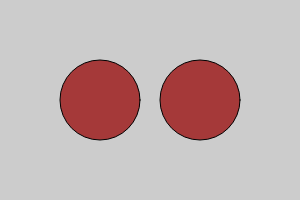
Frame 1 (no input)
Frame 60 (no input): identical to frame 1, image omitted
Frame 120 (the mouse pressed at the canvas centre since frame 60): identical to frame 1, image omitted

The p5.js sketch that drew this single still picture (run headless with seeded random() and noise() and a simulated clock; from frame 60 on, the mouse is pressed at the canvas centre):

// p5.js sketch
// ── sketch.js
// Getting Started with p5.js
// Lauren McCarthy, Casey Reas, Ben Fry

// Example 2-1: comments

function setup() {
  createCanvas(300, 200);
}

function draw() {
  background(204);
  fill(165, 57, 57);
  // fill(144, 39, 39);
  // fill(40, 209, 10);
  ellipse(100, 100, 80, 80); // left circle
  ellipse(200, 100, 80, 80); // right circle
}
